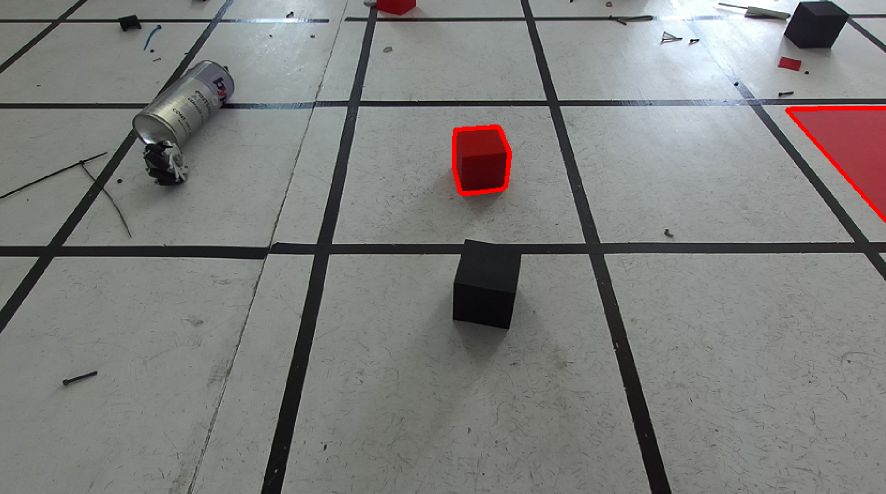
#> input picture Vision/lineas.png, 1772 x 987 px (shown at 1/2 size)
$ python line_detector.py
#> lines starting #> are read from the running program, lines starting #| are printed output that depends on the picture; after the words box and inside, x2 and y2 are one past the last pixel; in counts of white or black regions, pixels touching at a corner belong together
import cv2
import numpy as np
import math

lowMask = np.array([97,11,4],np.uint8)
upperMask = np.array([179,84,152],np.uint8)

img = cv2.imread("lineas.png")
#> img is the input picture: shape (987, 1772, 3); mean B, G, R 123.8, 125.3, 125.7
#crop image to center
img = img[0:, 480:1300]
#> img: shape (987, 820, 3)
h,w = img.shape[0:2]
#> h = 987; w = 820
hsv = cv2.cvtColor(img,cv2.COLOR_BGR2HSV)
#> hsv: shape (987, 820, 3); mean H, S, V 64.6, 17.1, 123.8
mask = cv2.inRange(hsv,lowMask,upperMask)
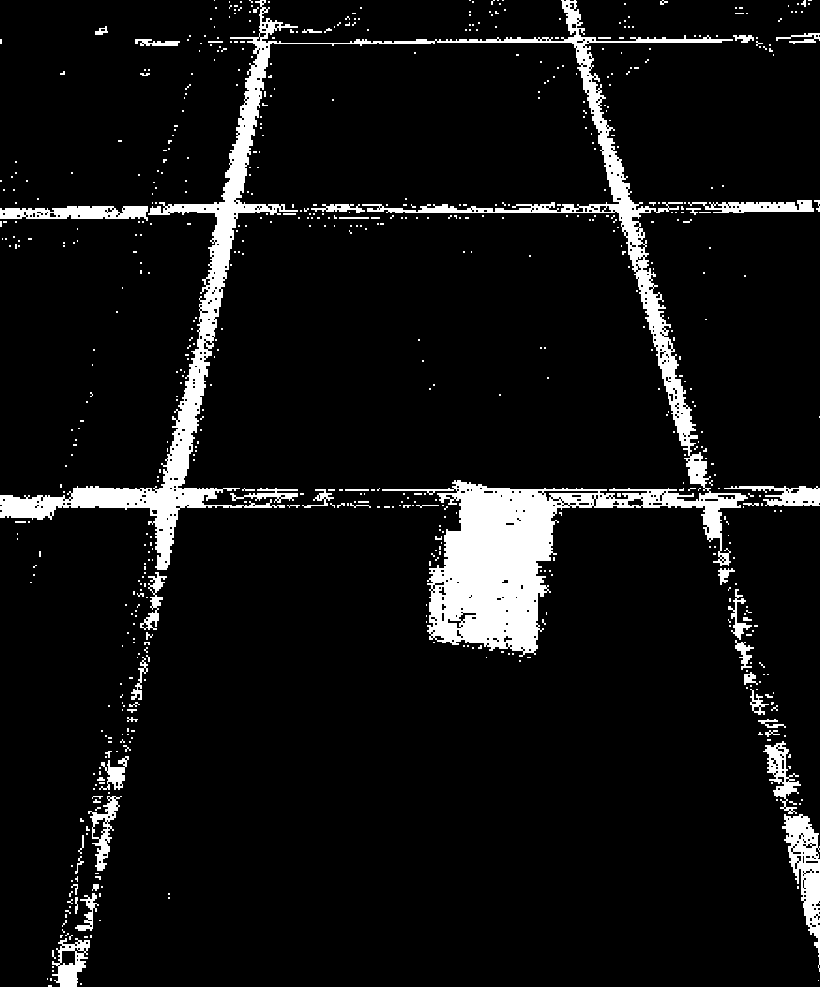
#> mask: shape (987, 820); 7.5% white; 673 white regions (613 under 20 px), largest, box (x1, y1, x2, y2) and area: (0, 0, 748, 657) 44240, (782, 814, 820, 972) 2442, (0, 206, 148, 221) 1541
#bitwise and mask and original image
res = cv2.bitwise_and(img,img,mask=mask)
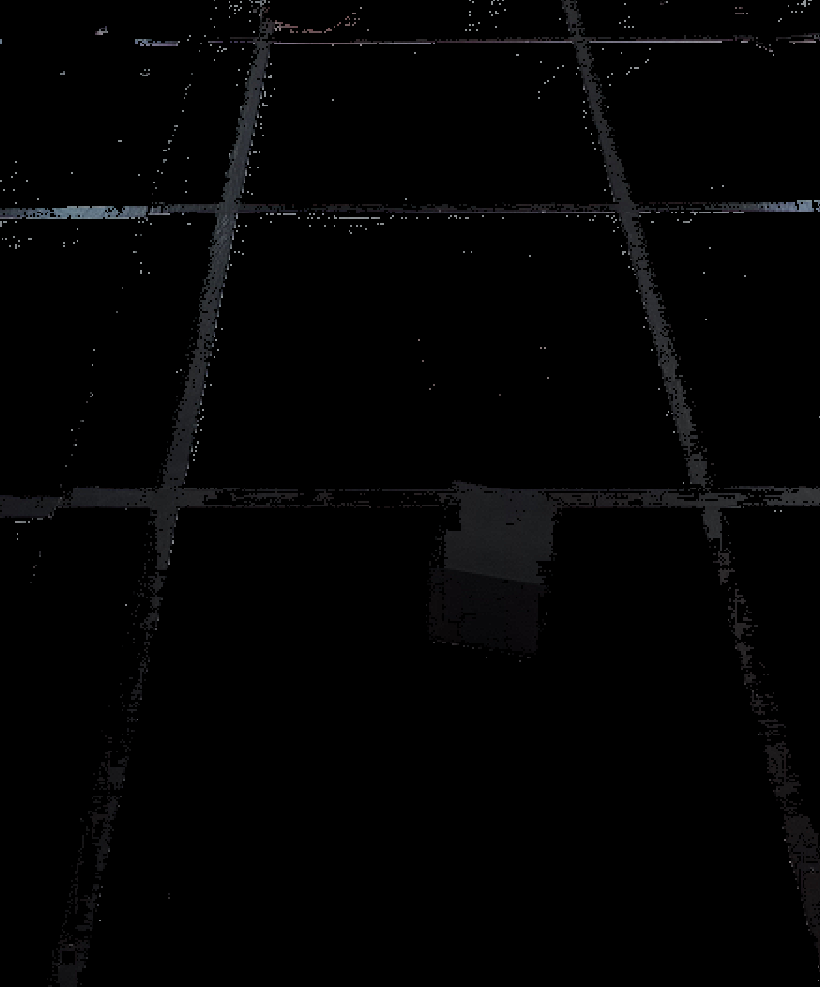
#> res: shape (987, 820, 3); mean B, G, R 3.2, 2.9, 2.9
cv2.imshow("res",res)
gray = cv2.cvtColor(res, cv2.COLOR_BGR2GRAY)
#mask = cv2.erode(mask,None,iterations=1)
gray = cv2.dilate(mask,None,iterations=1)
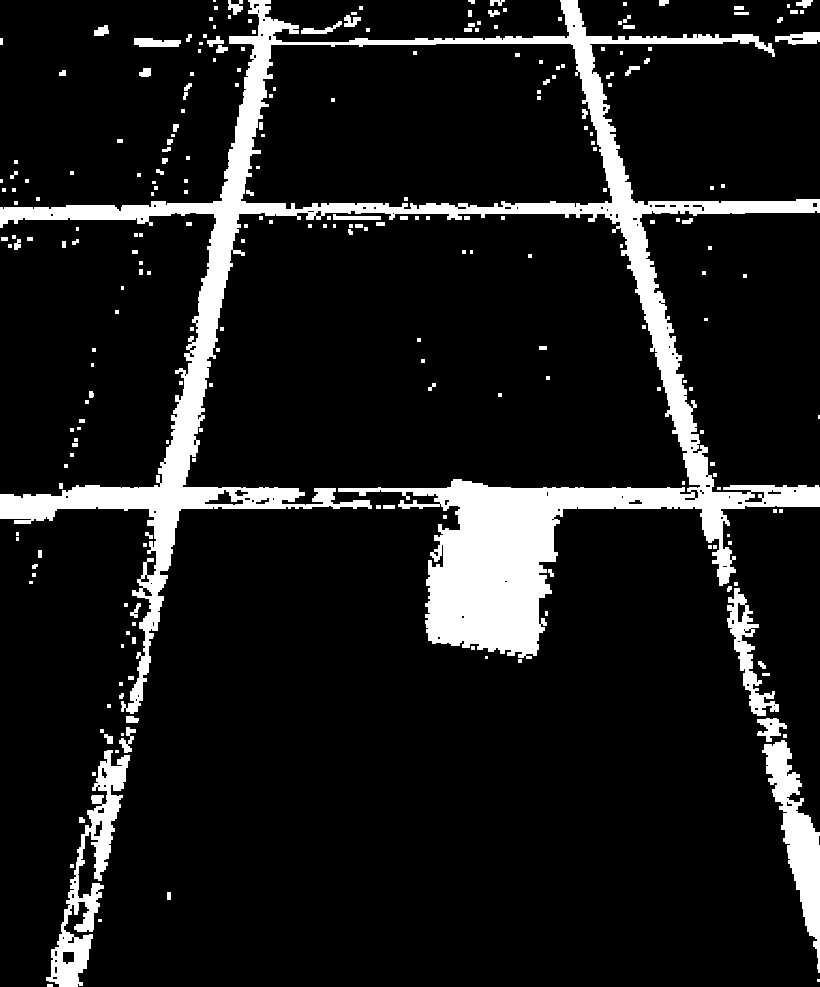
#> gray: shape (987, 820); 11.1% white; 249 white regions (160 under 20 px), largest, box (x1, y1, x2, y2) and area: (0, 0, 820, 714) 70201, (46, 750, 130, 987) 5306, (762, 740, 820, 973) 4832
#gray = cv2.cvtColor(mask, cv2.COLOR_BGR2GRAY)
_, thresh = cv2.threshold(gray, 127, 255, cv2.THRESH_BINARY)
cv2.imshow("thresh",thresh)

kernel = np.ones((5,5), np.uint8)
thresh = cv2.dilate(thresh, kernel, iterations=2)
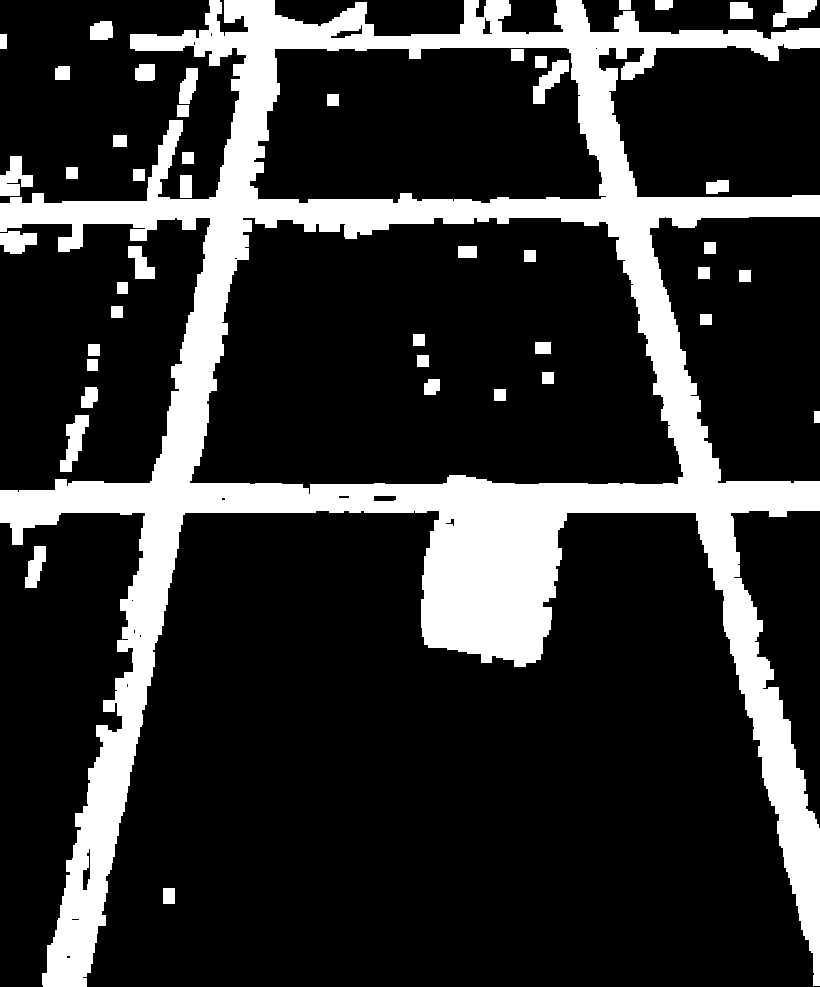
#> thresh: shape (987, 820); 19.7% white; 45 white regions, largest, box (x1, y1, x2, y2) and area: (0, 0, 820, 987) 148076, (60, 415, 89, 472) 828, (0, 156, 33, 196) 791
cv2.imshow("thresh",thresh)

# Detect lines using Hough transform
lines = cv2.HoughLines(thresh, 1, np.pi/20, 700)
#> lines = 16 rows, first 8: [203, 1.57], [494, 1.57], [501, 1.57], [492, 1.57], [490, 1.57], [245, 0.157], [242, 0.157], [-519, 2.83]

existent_pt1 = []
existent_pt2 = []

# Filter out horizontal lines
horizontal_lines = []
for line in lines:
    rho, theta = line[0]
    a = math.cos(theta)
    b = math.sin(theta)
    x0 = a * rho
    y0 = b * rho
    pt1 = (int(x0 + 1000*(-b)), int(y0 + 1000*(a)))
    pt2 = (int(x0 - 1000*(-b)), int(y0 - 1000*(a)))

    if abs(theta - np.pi/2) < 0.05:
        valid = True
        for ePt1 in existent_pt1:
            if abs(ePt1[0] - pt1[0]) < 50 and abs(ePt1[1] - pt1[1]) < 50:
                valid = False
        for ePt2 in existent_pt2:
            if abs(ePt2[0] - pt2[0]) < 50 and abs(ePt2[1] - pt2[1]) < 50:
                valid = False
        if valid:
            horizontal_lines.append(line)
            existent_pt1.append(pt1)
            existent_pt2.append(pt2)
            cv2.line(img, pt1, pt2, (0,0,255), 3, cv2.LINE_AA)
#> this loop made 16 passes
#> (rho, theta, a, b, x0, y0, pt1, pt2) on passes 1 to 10: (203, 1.57, -4.37e-08, 1, -8.87e-06, 203, (-1000, 202), (999, 203)), (494, 1.57, -4.37e-08, 1, -2.16e-05, 494, (-1000, 493), (999, 494)), (501, 1.57, -4.37e-08, 1, -2.19e-05, 501, (-1000, 500), (999, 501)), (492, 1.57, -4.37e-08, 1, -2.15e-05, 492, (-1000, 491), (999, 492)), (490, 1.57, -4.37e-08, 1, -2.14e-05, 490, (-1000, 489), (999, 490)), (245, 0.157, 0.988, 0.156, 242, 38.33, (85, 1026), (398, -949)), (242, 0.157, 0.988, 0.156, 239, 37.86, (82, 1025), (395, -949)), (-519, 2.83, -0.951, 0.309, 493.6, -160.4, (184, -1111), (802, 790)), (498, 1.57, -4.37e-08, 1, -2.18e-05, 498, (-1000, 497), (999, 498)), (249, 0.157, 0.988, 0.156, 245.9, 38.95, (89, 1026), (402, -948))
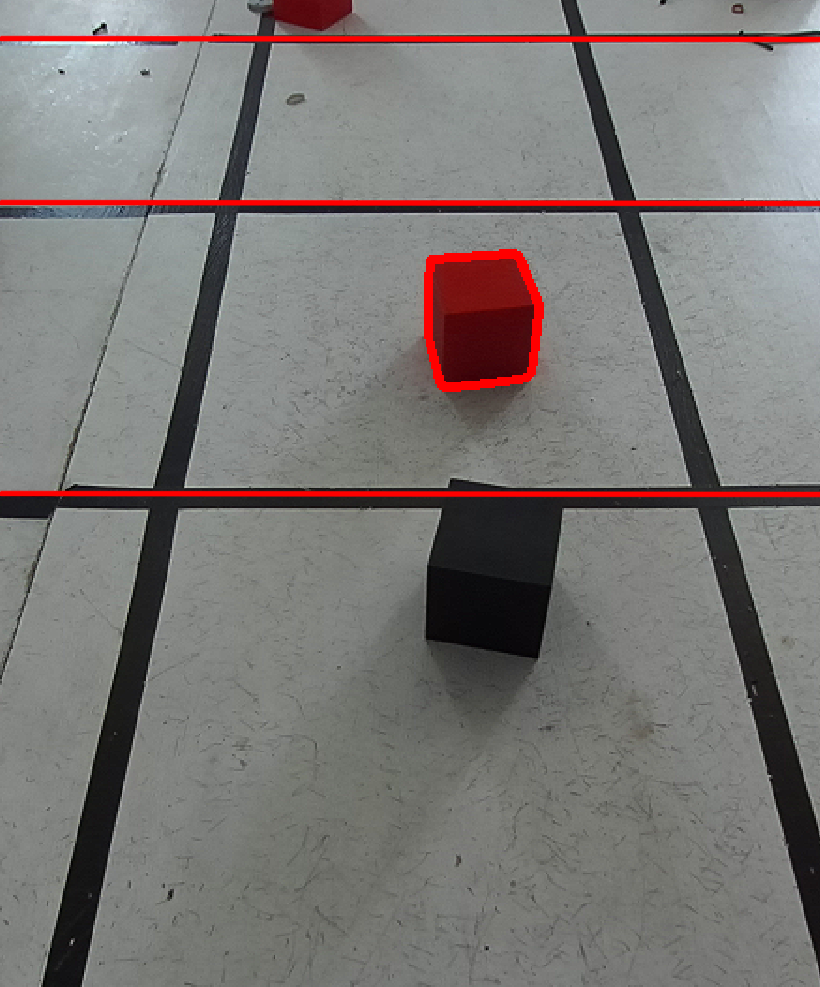
#> img: shape (987, 820, 3); mean B, G, R 117.6, 119.4, 123.4
#> after the loop, existent_pt1 = [(-1000, 202), (-1000, 493), (-1000, 38)]; existent_pt2 = [(999, 203), (999, 494), (999, 39)]; horizontal_lines = [[[203, 1.57]], [[494, 1.57]], [[39, 1.57]]]

# Count the number of horizontal lines
num_lines = len(horizontal_lines)
#> num_lines = 3
print("Number of horizontal lines:", num_lines)
#| Number of horizontal lines: 3
"""edges = cv2.Canny(thresh, 50, 200, None, 3)


def dist(x, y, x1, y1):
    return ((x-x1)**2+(y-y1)**2)**(0.5)


def slope(x, y, x1, y1):
    if y1 != y:
        return ((x1-x)/(y1-y))
    else:
        return 0


fld = cv2.ximgproc.createFastLineDetector()
lines = fld.detect(edges)
no_of_hlines = 0
#result_img = fld.drawSegments(img, lines)
for line in lines:
    x0 = int(round(line[0][0]))
    y0 = int(round(line[0][1]))
    x1 = int(round(line[0][2]))
    y1 = int(round(line[0][3]))
    d = dist(x0, y0, x1, y1)
    if d>150: #You can adjust the distance for precision
        m = (slope(x0, y0, x1, y1))
        if abs(m)<=0.2: #slope for horizontal lines and adjust slope for vertical lines
            no_of_hlines+=1
            cv2.line(img, (x0, y0), (x1, y1), (255, 0, 255), 1, cv2.LINE_AA)
print(no_of_hlines)
"""
cv2.imshow("lines",img)
cv2.waitKey(0)
cv2.destroyAllWindows()
